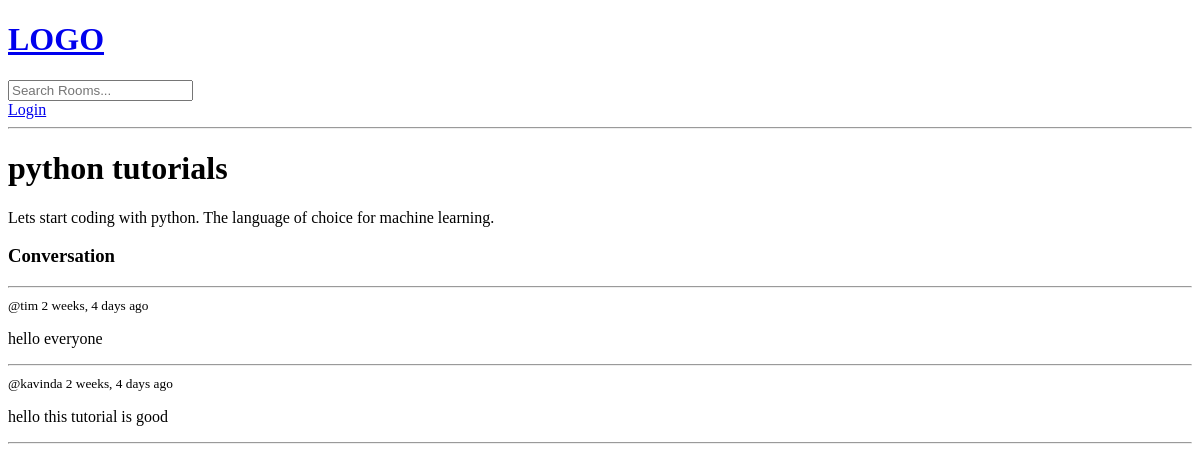
Before: /room/2/ with the older database file.
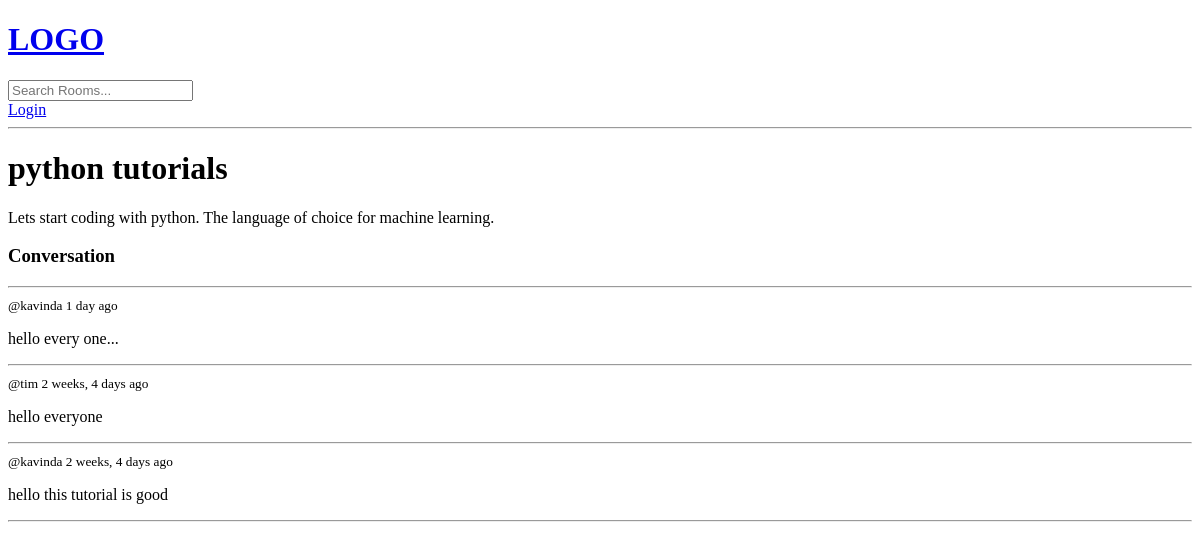
After: the same page with the newer database file.
### base/models.py (models this page shows, shortened)
class Message(models.Model):
    user = models.ForeignKey(User, on_delete=models.CASCADE)
    room = models.ForeignKey(Room, on_delete=models.CASCADE) # when room delete, delete all chiled messages
    body = models.TextField()
    updated = models.DateTimeField(auto_now=True)
    created = models.DateTimeField(auto_now_add=True)

### base/views.py (the view)
# urls.py: path('room/<str:pk>/', views.room, name='room'),
def room(request, pk):
    room = Room.objects.get(id=pk)
    room_messages = room.message_set.all().order_by('-created')
    context = {'room': room, 'room_messages': room_messages}
    return render(request, 'base/room.html', context)

### base/templates/base/room.html (shortened to what this page needs)
{% extends 'main.html' %}
{% block content %}
<h1>{{room.name}}</h1>
<p>{{room.description}}</p>
<div class="comment-wrapper">
    <h3>Conversation</h3>
    <hr />
    {% for message in room_messages %}
    <div>
        <small>@{{message.user}} {{message.created|timesince}} ago</small>
        <p>{{message.body}}</p>
        <hr>
    </div>
    {% endfor %}
</div>
{% endblock content %}

Changed rows visible on the page:
added Message: user "kavinda", created "1 day", body "hello every one..."
